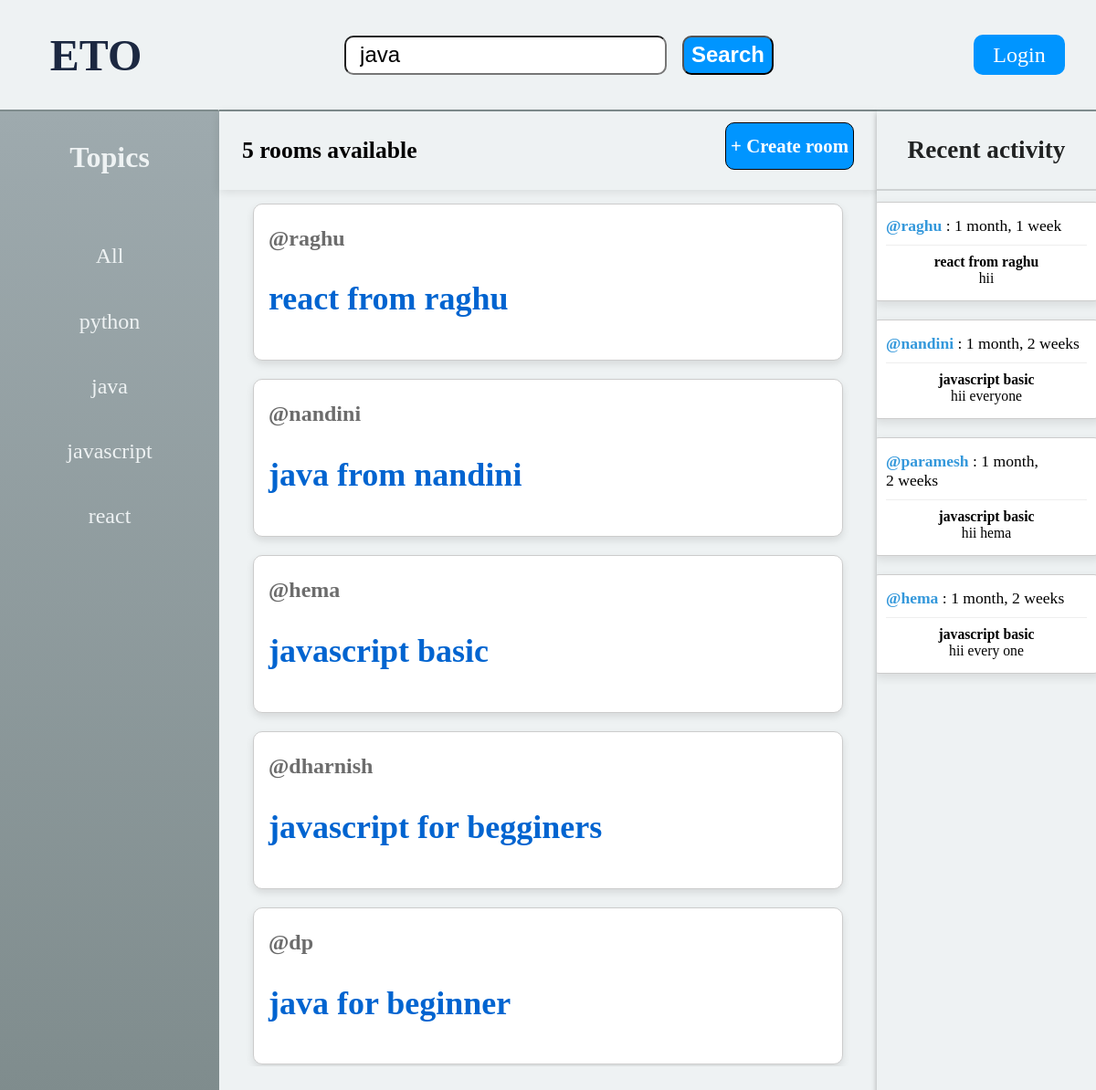
Page /?q=java on the committed database.
### base/models.py (models this page shows, shortened)
class Topic(models.Model):
    name = models.CharField(max_length = 200)

class Room(models.Model):
    host = models.ForeignKey(User,on_delete=models.SET_NULL,null=True)
    topic = models.ForeignKey(Topic,on_delete=models.SET_NULL,null=True)
    name = models.CharField(max_length = 200)
    description = models.TextField(null = True)
    participants = models.ManyToManyField(User,related_name="participants",blank=True)
    updated = models.DateTimeField(auto_now = True)
    created = models.DateTimeField(auto_now_add = True)
    class Meta:
        ordering = ['-created','-updated']
    def __str__(self):
        return self.name

class Message(models.Model):
    user = models.ForeignKey(User,on_delete=models.CASCADE)
    room = models.ForeignKey(Room,on_delete=models.CASCADE)
    body = models.TextField()
    updated = models.DateTimeField(auto_now = True)
    created = models.DateTimeField(auto_now_add = True)

### base/views.py (the view)
# urls.py: path('',views.home,name="home"),
def home(request):
    topics = Topic.objects.all()
    q = request.GET.get('q') if request.GET.get('q')!=None else ""
    data = Room.objects.filter(
        Q(topic__name__icontains=q) |
        Q(name__icontains=q)
        )
    roomcount = data.count()
    room_messages = Message.objects.filter(Q(room__topic__name__icontains=q)).order_by('-created')
    context = {'data':data,'topic':topics,'search':q,'roomcount':roomcount,'loginpage':True,'room_message':room_messages}
    return render(request,"base/home.html",context)

### base/templates/base/home.html
{% extends "main.html" %}
{% block content %}
<div class="parent">
    <div class="topic">
        {% include 'base/topic_component.html' %}
    </div>
    <div class="center">
        <div>
            <div class='link'>
                <div>
                    <h2> {{roomcount}} rooms available </h2>
                </div>
                <div class='create'>
                    <a href = '{% url "create-room" %}'>+ Create room</a>
                </div>
            </div>
            <div class="room">
                {% include 'base/feed_component.html' %}
            </div>
        </div>
    </div>
    <div class="activity_part">
        {% include 'base/activity_component.html' %}
    </div>
</div>
{% endblock content %}

### base/templates/base/topic_component.html
<div><p>Topics</p></div>
<div class='all'> <a href="{% url 'home' %}"> All </a> </div>
{% for t in topic %}
    <div class='remaining'> <a href="{% url 'home' %}?q={{t.name}}"> {{t.name}} </a> </div>
{% endfor %}

### base/templates/base/feed_component.html (shortened to what this page needs)
<div class="activity">
{% for d in data %}
    <div class="feed_cards">
        <div class="profile_name"><h4> <a href="{% url 'profile' d.host.id %}"><span> @{{d.host}} </span></a> </h4></div>
        <h2> <a href='{% url "room" d.id %}'> {{d.name}} </a> </h2>
     </div>
{% endfor %}
</div>

### base/templates/base/activity_component.html
<div class="recent">
    <h3> Recent activity </h3>
</div>
<div class='cards'>
    {% for messag in room_message%}
        <div class="card">
            <a href="{% url 'profile' messag.user.id %}"><span> @{{messag.user}} </span></a>
            : {{messag.created | timesince}}
            <hr/>
            <div class="room_name">
                {{messag.room}}
            </div>
            <div>
                {{messag.body}}
            </div>
        </div>
    {% endfor %}
</div>

### static/styles/main.css (style rules this page uses)
body { margin: 0px; font-size: 25px; background-color: #eef2f3; }
.parent { display: grid; grid-template-columns: 1fr 3fr 1fr; }
.parent > .topic { display: flex; flex-direction: column; gap: 4%; align-items: center; background: linear-gradient(to bottom, #9eaaae, #7f8c8d); color:#eef2f3; border-top-right-radius: 2px; height: 90vh; border-top: 2px solid #7f8c8d; }
.parent > .topic > div > p { font-size: 2rem; font-weight: bolder; display:inline-block; }
.parent > .topic > div > a { text-decoration: none; color:#eef2f3; font-size: 1.5rem; }
.parent > .activity_part { display: flex; align-items: center; flex-direction: column; background-color: #eef2f3; height: 90vh; overflow: auto; border-top: 2px solid #7f8c8d; box-shadow: 0 4px 6px rgba(0, 0, 0, 0.3); }
.parent > .activity_part > div > h3 { text-align: center; font-size: 1.7rem; color: #202222; }
.parent > .activity_part > div.cards { overflow: auto; border-top: 2px solid rgba(136, 136, 136, 0.3); }
.cards { display: flex; flex-wrap: wrap; justify-content: space-around; padding: 2px; }
.card { border: 1px solid #ccc; border-radius: 8px; box-shadow: 2px 4px 12px rgba(0, 0, 0, 0.1); margin: 10px; padding: 15px; flex-shrink: 1; width: 220px; background-color: #fff; font-size: 1.1rem; }
.card a { text-decoration: none; color: #3498db; font-weight: bold; }
.card hr { margin-top: 10px; border: none; border-top: 1px solid #eee; }
.card div { font-size: 0.98rem; text-align: center; }
.card > div.room_name { font-weight: bold; }
.card span { font-weight: bold; }
.parent > .center { background-color: #eef2f3; border-top: 2px solid #7f8c8d; }
.parent > .center > div > .room > .activity { height: 80vh; overflow: auto; }
.parent > .center > div > div.link { display: flex; justify-content: space-between; padding: 6.5px 25px 6.5px 25px; box-shadow: 0 2px 10px rgba(0, 0, 0, 0.1); }
.parent > .center > div > div.link > div > h2 { align-self: flex-end; font-size: 1.6rem; }
.parent > .center > div > div.link > div > a { text-decoration: none; color: #fff; }
.parent > .center > div > div.link > div > a { font-size: 1.3rem; }
.parent > .center > div > div.link > div.create { display: flex; flex-direction: column; justify-content: center; height: 40px; background-color: #0095ff; border: 1px solid black; border-radius: 10px; text-align: center; transition: all 0.5s; position: relative; top: 5px; font-weight: bolder; padding: 5px; transition: all 0.3s; }
.activity { display: flex; flex-direction: column; gap: 20px; align-items:center; justify-content: start; box-sizing: border-box; padding-bottom: 30px; }
.feed_cards { font-size: 1.5rem; width: 85%; border: 1px solid #ccc; border-radius: 10px; padding: 16px; box-shadow: 0 4px 8px rgba(0, 0, 0, 0.1); background-color: #fff; position: relative; top: 15px; }
.feed_cards .profile_name h4 a { text-decoration: none; color: #6c6c6c; transition: all 0.5s; }
.feed_cards h2 a { text-decoration: none; color: #0064d0; transition: all 0.3s; }
.feed_cards h4 { margin-top: 8px; }

### rows in the picture
Topic: name "python"
Topic: name "java"
Topic: name "javascript"
Topic: name "react"
Room: host "raghu", name "react from raghu"
Room: host "nandini", name "java from nandini"
Room: host "hema", name "javascript basic"
Room: host "dharnish", name "javascript for begginers"
Room: host "dp", name "java for beginner"
Message: user "raghu", created "1 month, 1 week", room "react from raghu", body "hii"
Message: user "nandini", created "1 month, 2 weeks", room "javascript basic", body "hii everyone"
Message: user "paramesh", created "1 month, 2 weeks", room "javascript basic", body "hii hema"
Message: user "hema", created "1 month, 2 weeks", room "javascript basic", body "hii every one"

### other values in the picture
{{ roomcount }} "5"
